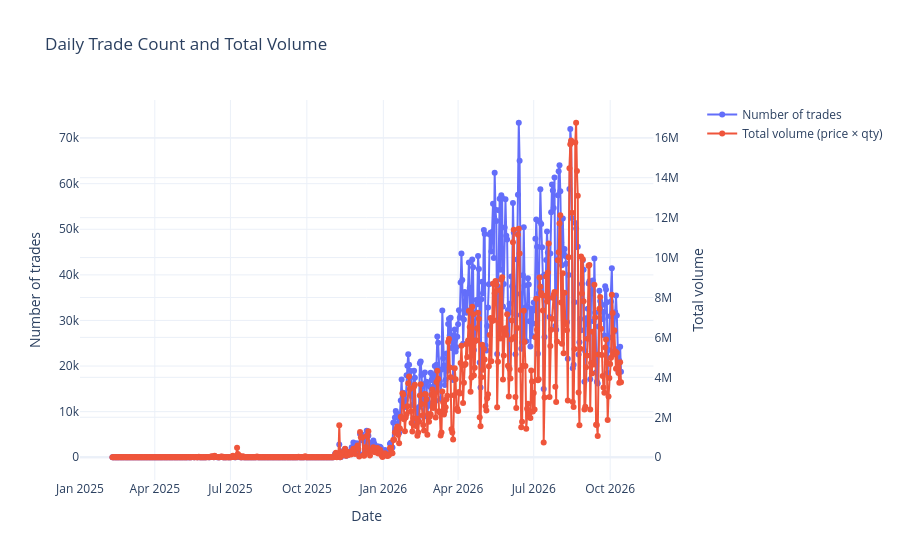

Source (notebook cell):
### Code cell
daily_stats = (
    df_full.groupby(pd.Grouper(key="dt", freq="D"))
    .agg(
        trade_count=("price", "size"),
        total_volume=("price", lambda s: (s * df_full.loc[s.index, "quantity"]).sum()),
    )
    .reset_index()
)

# import plotly.graph_objects as go
from plotly.subplots import make_subplots
import plotly.graph_objects as go


# Create plot with secondary y-axis
fig = make_subplots(specs=[[{"secondary_y": True}]])

fig.add_trace(
    go.Scatter(
        x=daily_stats["dt"],
        y=daily_stats["trade_count"],
        name="Number of trades",
        mode="lines+markers",
    ),
    secondary_y=False,
)

fig.add_trace(
    go.Scatter(
        x=daily_stats["dt"],
        y=daily_stats["total_volume"],
        name="Total volume (price × qty)",
        mode="lines+markers",
    ),
    secondary_y=True,
)

fig.update_layout(
    title="Daily Trade Count and Total Volume",
    xaxis_title="Date",
    template="plotly_white",
    hovermode="x unified",
)

fig.update_yaxes(title_text="Number of trades", secondary_y=False)
fig.update_yaxes(title_text="Total volume", secondary_y=True)

fig.show()

### Figure 1 — Plotly figure (JSON) as saved in the notebook; plotly's stock layout.template omitted (floating-point values rounded to 4 significant figures; data arrays with more than 128 entries replaced by an {"elided": "..."} marker saying what was removed)
{"data": [{"mode": "lines+markers", "name": "Number of trades", "type": "scatter", "x": {"elided": "613 str values"}, "xaxis": "x", "y": {"elided": "613 int values"}, "yaxis": "y"}, {"mode": "lines+markers", "name": "Total volume (price × qty)", "type": "scatter", "x": {"elided": "613 str values"}, "xaxis": "x", "y": {"elided": "613 float values"}, "yaxis": "y2"}], "layout": {"hovermode": "x unified", "title": {"text": "Daily Trade Count and Total Volume"}, "xaxis": {"anchor": "y", "domain": [0, 0.94], "title": {"text": "Date"}}, "yaxis": {"anchor": "x", "domain": [0, 1], "title": {"text": "Number of trades"}}, "yaxis2": {"anchor": "x", "overlaying": "y", "side": "right", "title": {"text": "Total volume"}}}}
